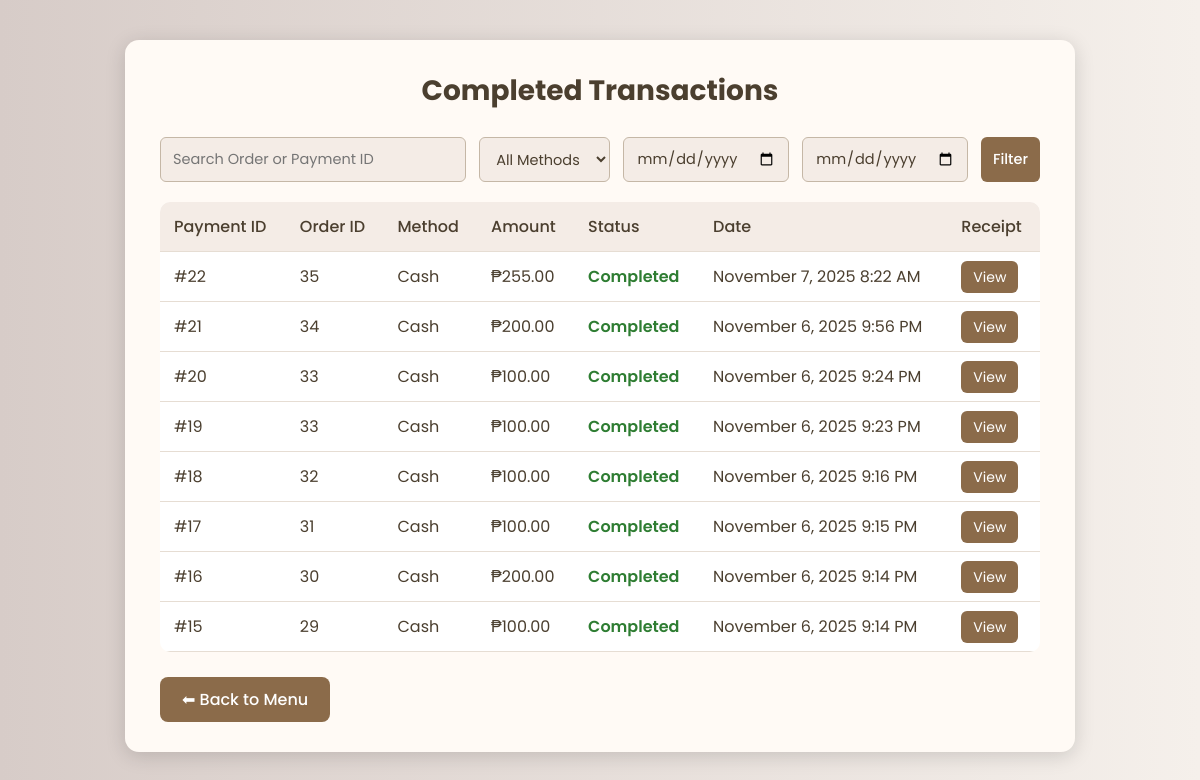
/orders/sales.php (signed in), run on the app's committed database.
### tables this page shows
CREATE TABLE `payment` (
  `payment_id` int(11) NOT NULL,
  `orders_id` int(11) DEFAULT NULL,
  `payment_date` datetime DEFAULT current_timestamp(),
  `payment_method` varchar(50) DEFAULT NULL,
  `amount` decimal(12,2) NOT NULL,
  `payment_status` varchar(50) DEFAULT NULL
);

### orders/sales.php (the view, shortened to what this page needs)
<?php
require_once '../db_connect.php';
$search = isset($_GET['search']) ? trim($_GET['search']) : '';
$from = isset($_GET['from']) ? $_GET['from'] : '';
$to = isset($_GET['to']) ? $_GET['to'] : '';
$sql = "
    SELECT
        payment_id,
        orders_id,
        payment_date,
        payment_method,
        amount,
        payment_status
    FROM payment
    WHERE payment_status = 'Completed'
";
$sql .= " ORDER BY payment_date DESC";
$stmt = $conn->prepare($sql);
$stmt->execute();
$result = $stmt->get_result();
?>
<!DOCTYPE html>
<html lang="en">
<head>
    <link rel="stylesheet" href="sales.css">
</head>
<body>
<div class="container">
    <h1>Completed Transactions</h1>
    <form method="GET" class="filter-form">
        <input type="text" name="search" placeholder="Search Order or Payment ID" value="<?php echo htmlspecialchars($search); ?>">
        <select name="method">
            <option value="">All Methods</option>
        </select>
        <input type="date" name="from" value="<?php echo htmlspecialchars($from); ?>">
        <input type="date" name="to" value="<?php echo htmlspecialchars($to); ?>">
        <button type="submit">Filter</button>
    </form>
    <table>
        <thead>
            <tr>
                <th>Payment ID</th>
                <th>Order ID</th>
                <th>Method</th>
                <th>Amount</th>
                <th>Status</th>
                <th>Date</th>
                <th>Receipt</th>
            </tr>
        </thead>
        <tbody>
        <?php if ($result && $result->num_rows > 0): ?>
            <?php while ($row = $result->fetch_assoc()): ?>
                <tr>
                    <td>#<?php echo $row['payment_id']; ?></td>
                    <td><?php echo $row['orders_id']; ?></td>
                    <td><?php echo htmlspecialchars($row['payment_method']); ?></td>
                    <td>₱<?php echo number_format($row['amount'], 2); ?></td>
                    <td class="status"><?php echo htmlspecialchars($row['payment_status']); ?></td>
                    <td><?php echo date("F j, Y g:i A", strtotime($row['payment_date'])); ?></td>
                    <td>
                        <a class="view-btn" href="../payment/receipt.php?order_id=<?php echo $row['orders_id']; ?>">View</a>
                    </td>
                </tr>
            <?php endwhile; ?>
        <?php else: ?>
            <tr><td colspan="7" style="text-align:center;">No transactions found.</td></tr>
        <?php endif; ?>
        </tbody>
    </table>
    <a href="../admin_dashboard.php" class="btn">⬅ Back to Menu</a>
</div>
</body>
</html>

### orders/sales.css (style rules this page uses)
* { margin: 0; padding: 0; box-sizing: border-box; font-family: "Poppins", sans-serif; }
body { background: linear-gradient(to right, #d7ccc8, #f5f0eb); color: #4b3f2f; min-height: 100vh; display: flex; justify-content: center; align-items: flex-start; padding: 40px 10px; animation: fadeIn 1s ease-in-out; }
.container { background: #fffaf5; border-radius: 14px; box-shadow: 0 4px 20px rgba(0, 0, 0, 0.15); padding: 30px 35px; max-width: 950px; width: 100%; animation: slideUp 0.8s ease; }
h1 { text-align: center; color: #4b3f2f; margin-bottom: 25px; font-size: 28px; }
.filter-form { display: flex; flex-wrap: wrap; justify-content: space-between; gap: 12px; margin-bottom: 20px; }
.filter-form input, .filter-form select, .filter-form button { padding: 10px 12px; border: 1px solid #c5b7a6; border-radius: 6px; font-size: 14.5px; background: #f4ece6; color: #4b3f2f; outline: none; transition: 0.3s; }
.filter-form button { background: #8b6b4a; color: #fff; border: none; cursor: pointer; transition: 0.3s; font-weight: 500; }
table { width: 100%; border-collapse: collapse; margin-top: 10px; background: #fff; border-radius: 10px; overflow: hidden; }
th, td { padding: 12px 14px; text-align: left; border-bottom: 1px solid #e6ddd3; }
th { background: #f4ece6; color: #4b3f2f; font-weight: 500; }
.status { color: #2e7d32; font-weight: 600; }
.view-btn { background: #8b6b4a; color: #fff; padding: 6px 12px; border-radius: 6px; text-decoration: none; font-size: 14px; transition: 0.3s; }
.btn { display: inline-block; margin-top: 25px; text-decoration: none; background: #8b6b4a; color: white; padding: 10px 22px; border-radius: 8px; font-weight: 500; transition: 0.3s; }

### data on the page
payment: payment_id "22", orders "35", payment_method "Cash", amount "255.00", payment_status "Completed", payment_date "November 7, 2025 8:22 AM"
payment: payment_id "21", orders "34", payment_method "Cash", amount "200.00", payment_status "Completed", payment_date "November 6, 2025 9:56 PM"
payment: payment_id "20", orders "33", payment_method "Cash", amount "100.00", payment_status "Completed", payment_date "November 6, 2025 9:24 PM"
payment: payment_id "19", orders "33", payment_method "Cash", amount "100.00", payment_status "Completed", payment_date "November 6, 2025 9:23 PM"
payment: payment_id "18", orders "32", payment_method "Cash", amount "100.00", payment_status "Completed", payment_date "November 6, 2025 9:16 PM"
payment: payment_id "17", orders "31", payment_method "Cash", amount "100.00", payment_status "Completed", payment_date "November 6, 2025 9:15 PM"
payment: payment_id "16", orders "30", payment_method "Cash", amount "200.00", payment_status "Completed", payment_date "November 6, 2025 9:14 PM"
payment: payment_id "15", orders "29", payment_method "Cash", amount "100.00", payment_status "Completed", payment_date "November 6, 2025 9:14 PM"
